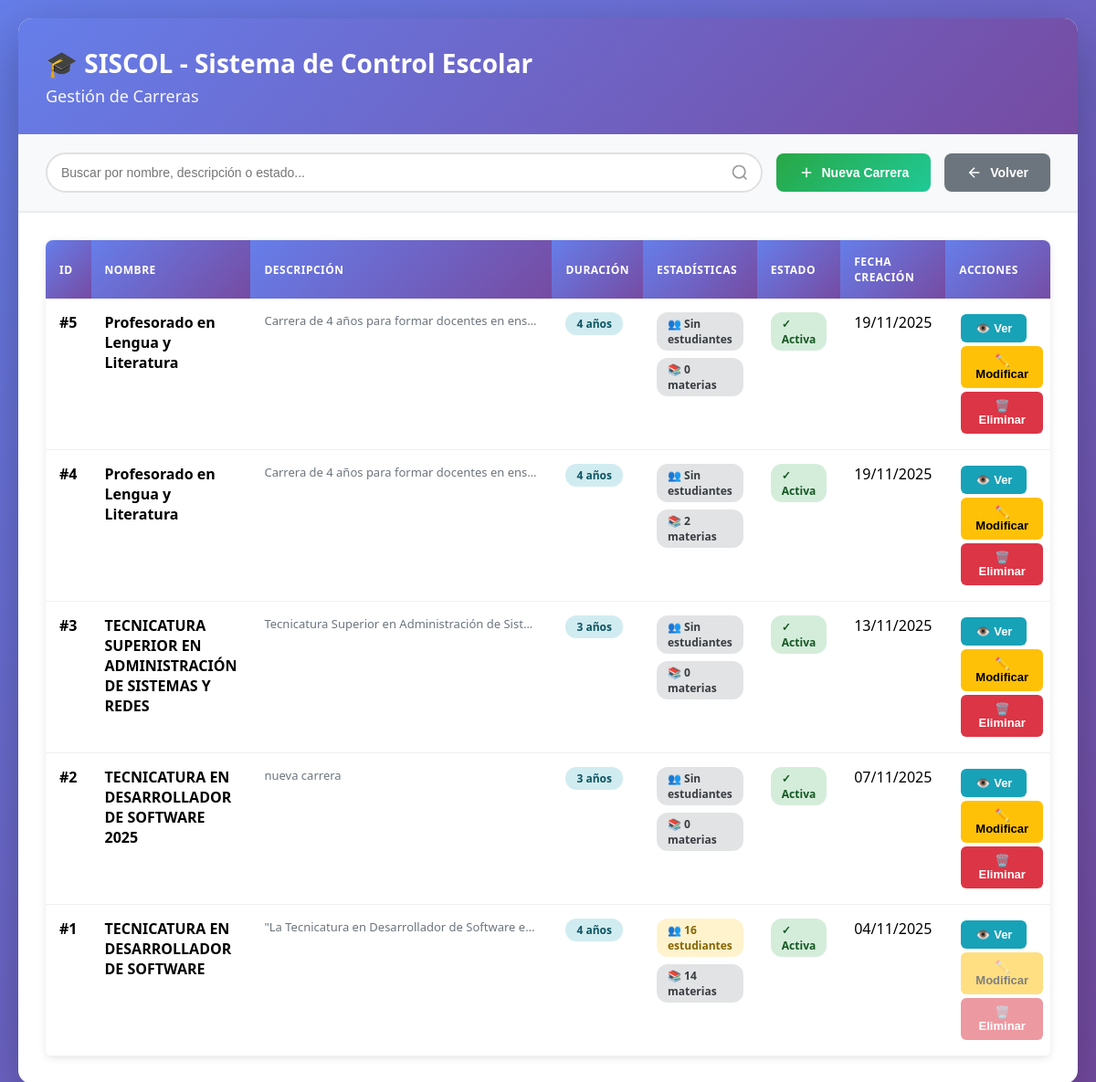
/secretaria/ver_carreras.php (signed in), run on the app's committed database.
### tables this page shows
CREATE TABLE `carreras` (
  `id_carrera` int(11) NOT NULL,
  `nombre` varchar(100) NOT NULL COMMENT 'Nombre completo de la carrera',
  `descripcion` text DEFAULT NULL COMMENT 'Descripción detallada de la carrera',
  `duracion` int(11) NOT NULL DEFAULT 4 COMMENT 'Duración de la carrera en años',
  `estado` enum('activa','inactiva','suspendida') NOT NULL DEFAULT 'activa' COMMENT 'Estado actual de la carrera',
  `fecha_creacion` timestamp NOT NULL DEFAULT current_timestamp() COMMENT 'Fecha de creación del registro',
  `fecha_modificacion` timestamp NOT NULL DEFAULT current_timestamp() ON UPDATE current_timestamp() COMMENT 'Fecha de última modificación'
);

### secretaria/ver_carreras.php (the view, shortened to what this page needs)
<?php
$carreras = [];
$conn = conectar();
$sql = "SELECT c.id_carrera, c.nombre, c.descripcion, c.duracion, c.estado, c.fecha_creacion,
        (SELECT COUNT(*) FROM estudiante e WHERE e.id_carrera = c.id_carrera AND e.activo = 1) as total_estudiantes,
        (SELECT COUNT(*) FROM materias m WHERE m.id_carrera = c.id_carrera AND m.activo = 1) as total_materias
        FROM carreras c
        ORDER BY c.fecha_creacion DESC";
$result = $conn->query($sql);
if ($result) {
    while ($row = $result->fetch_assoc()) {
        $carreras[] = $row;
    }
}
?>
<!DOCTYPE html>
<html lang="es">
<head>
</head>
<body>
    <div class="container">
        <div class="header">
            <h1>🎓 SISCOL - Sistema de Control Escolar</h1>
            <h2>Gestión de Carreras</h2>
        </div>
        <div class="top-bar">
            <div class="search-container">
                <input type="text" id="searchInput" placeholder="Buscar por nombre, descripción o estado..." onkeyup="filterTable()">
                <svg class="search-icon" xmlns="http://www.w3.org/2000/svg" width="20" height="20" viewBox="0 0 24 24" fill="none" stroke="currentColor" stroke-width="2">
                    <circle cx="11" cy="11" r="8"></circle>
                    <path d="m21 21-4.35-4.35"></path>
                </svg>
            </div>
            <button class="btn btn-crear" onclick="window.location.href='cargar_nueva_carrera.php'">
                <svg xmlns="http://www.w3.org/2000/svg" width="18" height="18" viewBox="0 0 24 24" fill="none" stroke="currentColor" stroke-width="2">
                    <line x1="12" y1="5" x2="12" y2="19"></line>
                    <line x1="5" y1="12" x2="19" y2="12"></line>
                </svg>
                Nueva Carrera
            </button>
            <button class="btn btn-atras" onclick="window.location.href='../panel_secretaria.php'">
                <svg xmlns="http://www.w3.org/2000/svg" width="18" height="18" viewBox="0 0 24 24" fill="none" stroke="currentColor" stroke-width="2">
                    <line x1="19" y1="12" x2="5" y2="12"></line>
                    <polyline points="12 19 5 12 12 5"></polyline>
                </svg>
                Volver
            </button>
        </div>
        <div class="content">
            <?php if (empty($carreras)): ?>
                <div class="empty-state">
                    <svg xmlns="http://www.w3.org/2000/svg" viewBox="0 0 24 24" fill="none" stroke="currentColor" stroke-width="2">
                        <path d="M22 10v6M2 10l10-5 10 5-10 5z"></path>
                        <path d="M6 12v5c3 3 9 3 12 0v-5"></path>
                    </svg>
                    <h3>No hay carreras registradas</h3>
                    <p>Comienza agregando la primera carrera al sistema</p>
                </div>
            <?php else: ?>
                <div class="table-container">
                    <table id="carrerasTable">
                        <thead>
                            <tr>
                                <th>ID</th>
                                <th>Nombre</th>
                                <th>Descripción</th>
                                <th>Duración</th>
                                <th>Estadísticas</th>
                                <th>Estado</th>
                                <th>Fecha Creación</th>
                                <th>Acciones</th>
                            </tr>
                        </thead>
                        <tbody>
                            <?php foreach ($carreras as $carrera): ?>
                            <tr>
                                <td><strong>#<?php echo htmlspecialchars($carrera['id_carrera']); ?></strong></td>
                                <td><strong><?php echo htmlspecialchars($carrera['nombre']); ?></strong></td>
                                <td>
                                    <div class="descripcion-preview" title="<?php echo htmlspecialchars($carrera['descripcion'] ?? ''); ?>">
                                        <?php
                                        $desc = $carrera['descripcion'] ?? 'Sin descripción';
                                        echo htmlspecialchars(strlen($desc) > 80 ? substr($desc, 0, 80) . '...' : $desc);
                                        ?>
                                    </div>
                                </td>
                                <td><span class="badge badge-info"><?php echo htmlspecialchars($carrera['duracion']); ?> años</span></td>
                                <td>
                                    <div class="stats-group">
                                        <?php if ($carrera['total_estudiantes'] > 0): ?>
                                            <span class="badge badge-warning">👥 <?php echo $carrera['total_estudiantes']; ?> estudiantes</span>
                                        <?php else: ?>
                                            <span class="badge badge-secondary">👥 Sin estudiantes</span>
                                        <?php endif; ?>
                                        <span class="badge badge-secondary">📚 <?php echo $carrera['total_materias']; ?> materias</span>
                                    </div>
                                </td>
                                <td>
                                    <?php
                                    $estado = $carrera['estado'];
                                    $badge_class = 'badge-secondary';
                                    $icon = '○';
                                    if ($estado === 'activa') {
                                        $badge_class = 'badge-success';
                                        $icon = '✓';
                                    } elseif ($estado === 'suspendida') {
                                        $badge_class = 'badge-danger';
                                        $icon = '⊗';
                                    }
                                    ?>
                                    <span class="badge <?php echo $badge_class; ?>"><?php echo $icon; ?> <?php echo ucfirst($estado); ?></span>
                                </td>
                                <td><?php echo date('d/m/Y', strtotime($carrera['fecha_creacion'])); ?></td>
                                <td>
                                    <a href="descripcion_carrera.php?id=<?php echo $carrera['id_carrera']; ?>" style="text-decoration: none;">
                                        <button class="btn-view">👁️ Ver</button>
                                    </a>
                                    <button
                                        class="btn-edit"
                                        onclick="openEditModal(<?php echo $carrera['id_carrera']; ?>, '<?php echo htmlspecialchars(addslashes($carrera['nombre'])); ?>', '<?php echo htmlspecialchars(addslashes($carrera['descripcion'] ?? '')); ?>', <?php echo $carrera['duracion']; ?>, '<?php echo $carrera['estado']; ?>')"
                                        <?php echo ($carrera['total_estudiantes'] > 0) ? 'disabled title="No se puede modificar: tiene estudiantes inscriptos"' : ''; ?>>
                                        ✏️ Modificar
                                    </button>
                                    <button
                                        class="btn-delete"
                                        onclick="openDeleteModal(<?php echo $carrera['id_carrera']; ?>, '<?php echo htmlspecialchars($carrera['nombre']); ?>')"
                                        <?php echo ($carrera['total_estudiantes'] > 0) ? 'disabled title="No se puede eliminar: tiene estudiantes inscriptos"' : ''; ?>>
                                        🗑️ Eliminar
                                    </button>
                                </td>
                            </tr>
                            <?php endforeach; ?>
                        </tbody>
                    </table>
                </div>
            <?php endif; ?>
        </div>
    </div>
</body>
</html>

### secretaria/ver_carreras.php (style rules this page uses)
* { margin: 0; padding: 0; box-sizing: border-box; }
body { font-family: 'Segoe UI', Tahoma, Geneva, Verdana, sans-serif; background: linear-gradient(135deg, #667eea 0%, #764ba2 100%); min-height: 100vh; padding: 20px; }
.container { max-width: 1400px; margin: 0 auto; background: white; border-radius: 15px; box-shadow: 0 20px 60px rgba(0, 0, 0, 0.3); overflow: hidden; }
.header { background: linear-gradient(135deg, #667eea 0%, #764ba2 100%); color: white; padding: 30px; position: relative; }
.header h1 { font-size: 28px; margin-bottom: 5px; }
.header h2 { font-size: 18px; font-weight: 400; opacity: 0.95; }
.top-bar { display: flex; justify-content: space-between; align-items: center; padding: 20px 30px; background: #f8f9fa; border-bottom: 2px solid #e9ecef; gap: 15px; flex-wrap: wrap; }
.search-container { flex: 1; min-width: 250px; position: relative; }
.search-container input { width: 100%; padding: 12px 45px 12px 15px; border: 2px solid #e0e0e0; border-radius: 25px; font-size: 14px; transition: all 0.3s ease; }
.search-icon { position: absolute; right: 15px; top: 50%; transform: translateY(-50%); color: #999; }
.btn { padding: 12px 24px; border: none; border-radius: 8px; cursor: pointer; font-size: 14px; font-weight: 600; transition: all 0.3s ease; display: inline-flex; align-items: center; gap: 8px; text-decoration: none; }
.btn-crear { background: linear-gradient(135deg, #28a745 0%, #20c997 100%); color: white; }
.btn-atras { background: #6c757d; color: white; }
.content { padding: 30px; }
.table-container { overflow-x: auto; border-radius: 8px; box-shadow: 0 2px 8px rgba(0, 0, 0, 0.1); }
table { width: 100%; border-collapse: collapse; background: white; }
th { background: linear-gradient(135deg, #667eea 0%, #764ba2 100%); color: white; padding: 15px; text-align: left; font-weight: 600; text-transform: uppercase; font-size: 12px; letter-spacing: 0.5px; }
td { padding: 15px; border-bottom: 1px solid #f0f0f0; vertical-align: top; }
.badge { padding: 4px 12px; border-radius: 12px; font-size: 12px; font-weight: 600; display: inline-block; }
.badge-success { background: #d4edda; color: #155724; }
.badge-warning { background: #fff3cd; color: #856404; }
.badge-secondary { background: #e2e3e5; color: #383d41; }
.badge-info { background: #d1ecf1; color: #0c5460; }
.descripcion-preview { max-width: 300px; overflow: hidden; text-overflow: ellipsis; white-space: nowrap; color: #6c757d; font-size: 13px; }
.stats-group { display: flex; gap: 8px; flex-wrap: wrap; }
.btn-edit, .btn-delete, .btn-view { padding: 8px 16px; border: none; border-radius: 6px; cursor: pointer; font-size: 13px; font-weight: 600; transition: all 0.3s ease; margin: 2px; }
.btn-view { background: #17a2b8; color: white; }
.btn-edit { background: #ffc107; color: #000; }
.btn-delete { background: #dc3545; color: white; }
.btn-edit:disabled, .btn-delete:disabled { opacity: 0.5; cursor: not-allowed; }

### data on the page
carreras: id_carrera "5", nombre "Profesorado en Lengua y Literatura", descripcion "Carrera de 4 años para formar docentes en ens…", duracion "4", shows "👥 Sin estudiantes", total_materias "0", estado "✓", estado "Activa", fecha_creacion "19/11/2025"
carreras: id_carrera "4", nombre "Profesorado en Lengua y Literatura", descripcion "Carrera de 4 años para formar docentes en ens…", duracion "4", shows "👥 Sin estudiantes", total_materias "2", estado "✓", estado "Activa", fecha_creacion "19/11/2025"
carreras: id_carrera "3", nombre "TECNICATURA SUPERIOR EN ADMINISTRACIÓN DE SISTEMAS Y REDES", descripcion "Tecnicatura Superior en Administración de Sist…", duracion "3", shows "👥 Sin estudiantes", total_materias "0", estado "✓", estado "Activa", fecha_creacion "13/11/2025"
carreras: id_carrera "2", nombre "TECNICATURA EN DESARROLLADOR DE SOFTWARE 2025", descripcion "nueva carrera", duracion "3", shows "👥 Sin estudiantes", total_materias "0", estado "✓", estado "Activa", fecha_creacion "07/11/2025"
carreras: id_carrera "1", nombre "TECNICATURA EN DESARROLLADOR DE SOFTWARE", descripcion "\"La Tecnicatura en Desarrollador de Software e…", duracion "4", total_estudiantes "16", total_materias "14", estado "✓", estado "Activa", fecha_creacion "04/11/2025"
